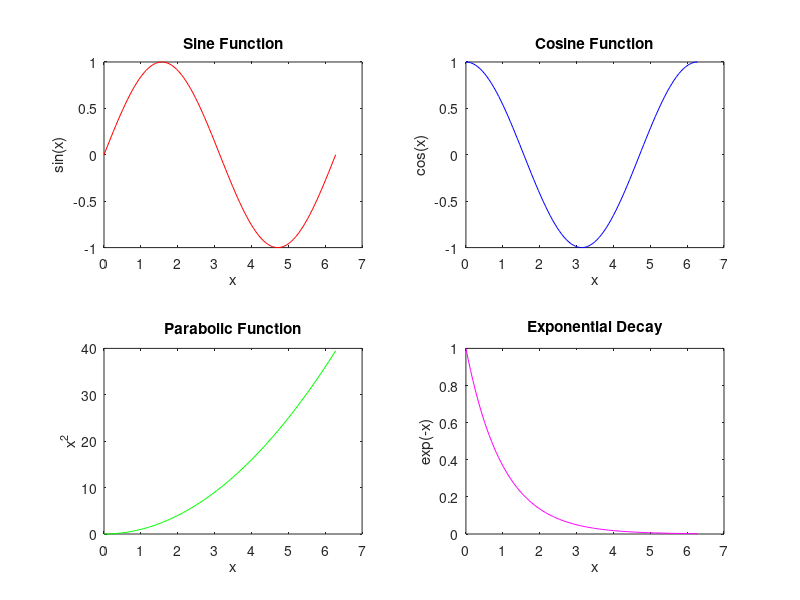

MATLAB code for this plot: (Note: this script raises an error after producing the figure.)
% Define data
x = linspace(0, 2 * pi, 100);
y1 = sin(x);
y2 = cos(x);
y3 = x.^2;
y4 = exp(-x);

% Create a 2x2 grid of subplots
figure;

% First subplot: Sine function
subplot(2, 2, 1);
plot(x, y1, 'r');
title('Sine Function');
xlabel('x');
ylabel('sin(x)');

% Second subplot: Cosine function
subplot(2, 2, 2);
plot(x, y2, 'b');
title('Cosine Function');
xlabel('x');
ylabel('cos(x)');

% Third subplot: Parabola
subplot(2, 2, 3);
plot(x, y3, 'g');
title('Parabolic Function');
xlabel('x');
ylabel('x^2');

% Fourth subplot: Exponential decay
subplot(2, 2, 4);
plot(x, y4, 'm');
title('Exponential Decay');
xlabel('x');
ylabel('exp(-x)');

% Adjust spacing
sgtitle('Subplot Example');
